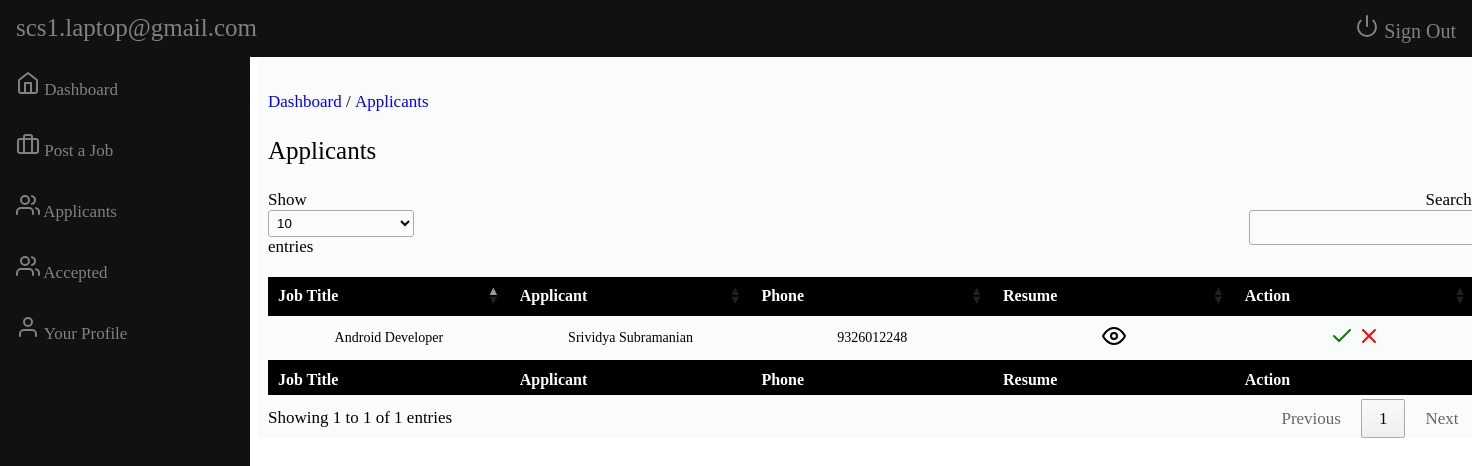
The page /admin/applicants.php (signed in) on the database its author committed.
### tables this page shows
CREATE TABLE `job_seeker` (
  `id` int(11) NOT NULL,
  `fname` varchar(255) NOT NULL,
  `lname` varchar(255) NOT NULL,
  `email` varchar(255) NOT NULL,
  `password` varchar(255) NOT NULL,
  `mobileno` varchar(10) NOT NULL,
  `address` varchar(255) DEFAULT NULL,
  `country` varchar(100) NOT NULL,
  `city` varchar(255) DEFAULT NULL,
  `state` varchar(255) DEFAULT NULL,
  `dob` varchar(255) NOT NULL,
  `age` varchar(255) NOT NULL,
  `qualification` varchar(255) NOT NULL,
  `stream` varchar(255) NOT NULL,
  `passingyear` varchar(255) NOT NULL,
  `cgpa` varchar(10) NOT NULL,
  `aboutme` varchar(255) DEFAULT NULL,
  `skills` varchar(255) DEFAULT NULL,
  `resume` varchar(200) NOT NULL
);

CREATE TABLE `jobs` (
  `job_id` int(11) NOT NULL,
  `creator_email` varchar(100) NOT NULL,
  `job_title` varchar(100) NOT NULL,
  `description` varchar(200) NOT NULL,
  `country` varchar(50) NOT NULL,
  `state` varchar(50) NOT NULL,
  `city` varchar(50) NOT NULL,
  `openings` int(200) NOT NULL,
  `salary` bigint(255) NOT NULL
);

### admin/applicants.php (the view, shortened to what this page needs)
<?php
include('include/header.php');
include('include/sidebar.php');
$company = $_SESSION['email'];
$conn = mysqli_connect('localhost', 'root', '', 'job_portal');
$query = mysqli_query($conn, "select j.job_title, j.job_id, s.id, s.fname, s.lname, s.resume,
 s.mobileno from job_seeker s, jobs j, applicant a where a.user_id=s.id and
a.job_post_id=j.job_id and a.status='applied' and j.creator_email='$company'");
?>
<html>
<p><a href="dashboard.php">Dashboard</a>&nbsp;/&nbsp;<a href="applicants.php">Applicants</a></p>
<div class="row">
    <div class="col">
        <p style="font-size: 25px;">
            Applicants
        </p>
    </div>
</div>
<div class="table-div">
    <table id="example" class="row-border hover">
        <thead>
            <tr>
                <th>Job Title</th>
                <th>Applicant</th>
                <th>Phone</th>
                <th>Resume</th>
                <th>Action</th>
            </tr>
        </thead>
        <tbody>
            <?php
            while ($row = mysqli_fetch_array($query)) {
            ?>
                <tr>
                    <td><?php echo $row['job_title'] ?></td>
                    <td><?php echo $row['fname'] . ' ';
                        echo $row['lname'] ?></td>
                    <td><?php echo $row['mobileno'] ?></td>
                    <td>
                        <button data-feather="eye" onclick="showDoc('<?php echo $row['resume'] ?>')"></button>
                    </td>
                    <td>
                        <div class="row">
                            <div class="btn-group">
                                <a href="js_selected.php?u-id=<?php echo $row['id'] ?>&j-id=<?php echo $row['job_id'] ?>" ><span data-feather="check" class="success"></span></a>
                                <a href="js_rejected.php?u-id=<?php echo $row['id'] ?>&j-id=<?php echo $row['job_id'] ?>" ><span data-feather="x" class="danger"></span></a>
                            </div>
                        </div>
                    </td>
                </tr>
            <?php } ?>
        </tbody>
        <tfoot>
            <tr>
                <th>Job Title</th>
                <th>Applicant</th>
                <th>Phone</th>
                <th>Resume</th>
                <th>Action</th>
            </tr>
        </tfoot>
    </table>
</div>
</div>
</div>
</div>
</html>

### admin/css/admin_dashboard.css (style rules this page uses)
#example { table-layout: fixed; width: 100%; padding-top: 20px; border: none; }
.table-div { width: 83%; }
body { background-color: #ffffff ; font-size: 17px; font-family: Raleway-SemiBold; overflow-x: hidden; }
table { border-collapse: collapse; border-spacing: 0; width: 100%; border: 1px solid #ddd; }
td { font-size: 14px; text-align: center; padding: 16px; }
th { font-size: 16px; text-align: center; padding: 16px; background-color: black; color: white; }
.success { color: green; }
.danger { color: red; }
a { text-decoration: none; color: blue; }

### rows shown on the page
job_seeker: jobs.job_title "Android Developer", fname "Srividya", lname "Subramanian", mobileno "9326012248"

### other values the page prints
$_SESSION['email'] "scs1.laptop@gmail.com"
